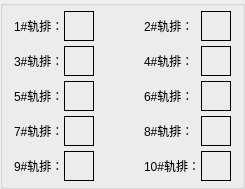
          <widget class="QGroupBox" name="groupBox">
           <property name="title">
            <string/>
           </property>
           <layout class="QGridLayout" name="gridLayout_7">
            <property name="topMargin">
             <number>5</number>
            </property>
            <property name="rightMargin">
             <number>11</number>
            </property>
            <property name="bottomMargin">
             <number>5</number>
            </property>
            <property name="horizontalSpacing">
             <number>50</number>
            </property>
            <property name="verticalSpacing">
             <number>5</number>
            </property>
            <item row="2" column="0">
             <layout class="QHBoxLayout" name="horizontalLayout_5">
              <item>
               <widget class="QLabel" name="Status_5">
                <property name="text">
                 <string>5#轨排：</string>
                </property>
               </widget>
              </item>
              <item>
               <widget class="QLabel" name="StatusLed_5">
                <property name="minimumSize">
                 <size>
                  <width>30</width>
                  <height>30</height>
                 </size>
                </property>
                <property name="maximumSize">
                 <size>
                  <width>30</width>
                  <height>30</height>
                 </size>
                </property>
                <property name="frameShape">
                 <enum>QFrame::Box</enum>
                </property>
                <property name="text">
                 <string/>
                </property>
                <property name="pixmap">
                 <pixmap>:/new/prefix1/LED1.png</pixmap>
                </property>
                <property name="scaledContents">
                 <bool>true</bool>
                </property>
               </widget>
              </item>
             </layout>
            </item>
            <item row="1" column="0">
             <layout class="QHBoxLayout" name="horizontalLayout_3">
              <item>
               <widget class="QLabel" name="Status_3">
                <property name="text">
                 <string>3#轨排：</string>
                </property>
               </widget>
              </item>
              <item>
               <widget class="QLabel" name="StatusLed_3">
                <property name="minimumSize">
                 <size>
                  <width>30</width>
                  <height>30</height>
                 </size>
                </property>
                <property name="maximumSize">
                 <size>
                  <width>30</width>
                  <height>30</height>
                 </size>
                </property>
                <property name="frameShape">
                 <enum>QFrame::Box</enum>
                </property>
                <property name="text">
                 <string/>
                </property>
                <property name="pixmap">
                 <pixmap>:/new/prefix1/LED1.png</pixmap>
                </property>
                <property name="scaledContents">
                 <bool>true</bool>
                </property>
               </widget>
              </item>
             </layout>
            </item>
            <item row="3" column="0">
             <layout class="QHBoxLayout" name="horizontalLayout_7">
              <item>
               <widget class="QLabel" name="Status_7">
                <property name="text">
                 <string>7#轨排：</string>
                </property>
               </widget>
              </item>
              <item>
               <widget class="QLabel" name="StatusLed_7">
                <property name="minimumSize">
                 <size>
                  <width>30</width>
                  <height>30</height>
                 </size>
                </property>
                <property name="maximumSize">
                 <size>
                  <width>30</width>
                  <height>30</height>
                 </size>
                </property>
                <property name="frameShape">
                 <enum>QFrame::Box</enum>
                </property>
                <property name="text">
                 <string/>
                </property>
                <property name="pixmap">
                 <pixmap>:/new/prefix1/LED1.png</pixmap>
                </property>
                <property name="scaledContents">
                 <bool>true</bool>
                </property>
               </widget>
              </item>
             </layout>
            </item>
            <item row="0" column="1">
             <layout class="QHBoxLayout" name="horizontalLayout_2">
              <item>
               <widget class="QLabel" name="Status_2">
                <property name="text">
                 <string>2#轨排：</string>
                </property>
               </widget>
              </item>
              <item>
               <widget class="QLabel" name="StatusLed_2">
                <property name="minimumSize">
                 <size>
                  <width>30</width>
                  <height>30</height>
                 </size>
                </property>
                <property name="maximumSize">
                 <size>
                  <width>30</width>
                  <height>30</height>
                 </size>
                </property>
                <property name="frameShape">
                 <enum>QFrame::Box</enum>
                </property>
                <property name="text">
                 <string/>
                </property>
                <property name="pixmap">
                 <pixmap>:/new/prefix1/LED1.png</pixmap>
                </property>
                <property name="scaledContents">
                 <bool>true</bool>
                </property>
               </widget>
              </item>
             </layout>
            </item>
            <item row="3" column="1">
             <layout class="QHBoxLayout" name="horizontalLayout_8">
              <item>
               <widget class="QLabel" name="Status_8">
                <property name="text">
                 <string>8#轨排：</string>
                </property>
               </widget>
              </item>
              <item>
               <widget class="QLabel" name="StatusLed_8">
                <property name="minimumSize">
                 <size>
                  <width>30</width>
                  <height>30</height>
                 </size>
                </property>
                <property name="maximumSize">
                 <size>
                  <width>30</width>
                  <height>30</height>
                 </size>
                </property>
                <property name="frameShape">
                 <enum>QFrame::Box</enum>
                </property>
                <property name="text">
                 <string/>
                </property>
                <property name="pixmap">
                 <pixmap>:/new/prefix1/LED1.png</pixmap>
                </property>
                <property name="scaledContents">
                 <bool>true</bool>
                </property>
               </widget>
              </item>
             </layout>
            </item>
            <item row="1" column="1">
             <layout class="QHBoxLayout" name="horizontalLayout_4">
              <item>
               <widget class="QLabel" name="Status_4">
                <property name="text">
                 <string>4#轨排：</string>
                </property>
               </widget>
              </item>
              <item>
               <widget class="QLabel" name="StatusLed_4">
                <property name="minimumSize">
                 <size>
                  <width>30</width>
                  <height>30</height>
                 </size>
                </property>
                <property name="maximumSize">
                 <size>
                  <width>30</width>
                  <height>30</height>
                 </size>
                </property>
                <property name="frameShape">
                 <enum>QFrame::Box</enum>
                </property>
                <property name="text">
                 <string/>
                </property>
                <property name="pixmap">
                 <pixmap>:/new/prefix1/LED1.png</pixmap>
                </property>
                <property name="scaledContents">
                 <bool>true</bool>
                </property>
               </widget>
              </item>
             </layout>
            </item>
            <item row="0" column="0">
             <layout class="QHBoxLayout" name="horizontalLayout">
              <item>
               <widget class="QLabel" name="Status_1">
                <property name="text">
                 <string>1#轨排：</string>
                </property>
               </widget>
              </item>
              <item>
               <widget class="QLabel" name="StatusLed_1">
                <property name="minimumSize">
                 <size>
                  <width>30</width>
                  <height>30</height>
                 </size>
                </property>
                <property name="maximumSize">
                 <size>
                  <width>30</width>
                  <height>30</height>
                 </size>
                </property>
                <property name="frameShape">
                 <enum>QFrame::Box</enum>
                </property>
                <property name="text">
                 <string/>
                </property>
                <property name="pixmap">
                 <pixmap>:/new/prefix1/LED1.png</pixmap>
                </property>
                <property name="scaledContents">
                 <bool>true</bool>
                </property>
               </widget>
              </item>
             </layout>
            </item>
            <item row="4" column="1">
             <layout class="QHBoxLayout" name="horizontalLayout_10">
              <item>
               <widget class="QLabel" name="Status_10">
                <property name="text">
                 <string>10#轨排：</string>
                </property>
               </widget>
              </item>
              <item>
               <widget class="QLabel" name="StatusLed_10">
                <property name="minimumSize">
                 <size>
                  <width>30</width>
                  <height>30</height>
                 </size>
                </property>
                <property name="maximumSize">
                 <size>
                  <width>30</width>
                  <height>30</height>
                 </size>
                </property>
                <property name="frameShape">
                 <enum>QFrame::Box</enum>
                </property>
                <property name="text">
                 <string/>
                </property>
                <property name="pixmap">
                 <pixmap>:/new/prefix1/LED1.png</pixmap>
                </property>
                <property name="scaledContents">
                 <bool>true</bool>
                </property>
               </widget>
              </item>
             </layout>
            </item>
            <item row="2" column="1">
             <layout class="QHBoxLayout" name="horizontalLayout_6">
              <item>
               <widget class="QLabel" name="Status_6">
                <property name="text">
                 <string>6#轨排：</string>
                </property>
               </widget>
              </item>
              <item>
               <widget class="QLabel" name="StatusLed_6">
                <property name="minimumSize">
                 <size>
                  <width>30</width>
                  <height>30</height>
                 </size>
                </property>
                <property name="maximumSize">
                 <size>
                  <width>30</width>
                  <height>30</height>
                 </size>
                </property>
                <property name="frameShape">
                 <enum>QFrame::Box</enum>
                </property>
                <property name="text">
                 <string/>
                </property>
                <property name="pixmap">
                 <pixmap>:/new/prefix1/LED1.png</pixmap>
                </property>
                <property name="scaledContents">
                 <bool>true</bool>
                </property>
               </widget>
              </item>
             </layout>
            </item>
            <item row="4" column="0">
             <layout class="QHBoxLayout" name="horizontalLayout_9">
              <item>
               <widget class="QLabel" name="Status_9">
                <property name="text">
                 <string>9#轨排：</string>
                </property>
               </widget>
              </item>
              <item>
               <widget class="QLabel" name="StatusLed_9">
                <property name="minimumSize">
                 <size>
                  <width>30</width>
                  <height>30</height>
                 </size>
                </property>
                <property name="maximumSize">
                 <size>
                  <width>30</width>
                  <height>30</height>
                 </size>
                </property>
                <property name="frameShape">
                 <enum>QFrame::Box</enum>
                </property>
                <property name="text">
                 <string/>
                </property>
                <property name="pixmap">
                 <pixmap>:/new/prefix1/LED1.png</pixmap>
                </property>
                <property name="scaledContents">
                 <bool>true</bool>
                </property>
               </widget>
              </item>
             </layout>
            </item>
           </layout>
          </widget>
